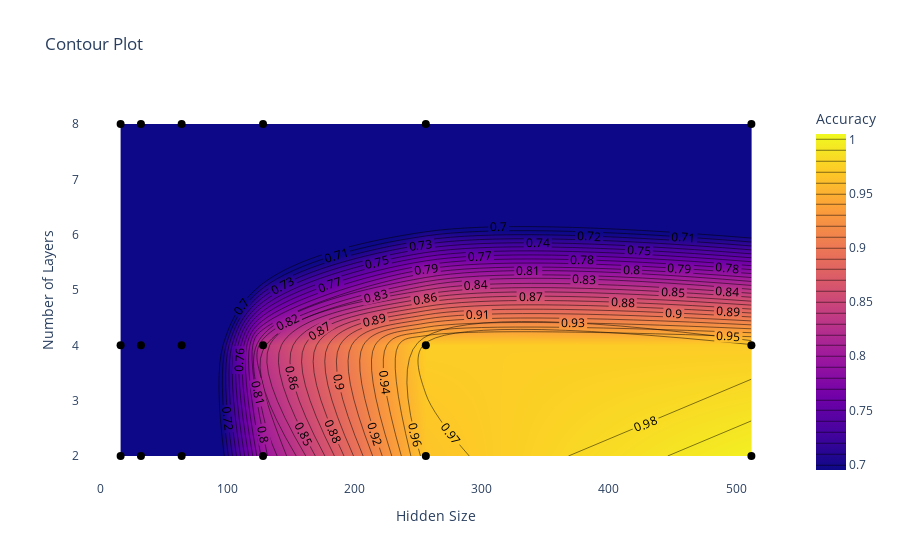

The notebook cell saved with this chart:
### Code cell
grid = analysis.results_df
plot_contour(grid, "config/hidden_size", "config/num_layers", "accuracy", start=0.7)

### Figure 1 — Plotly figure (JSON) as saved in the notebook; plotly's stock layout.template omitted (floating-point values rounded to 4 significant figures)
{"data": [{"colorbar": {"title": {"text": "Accuracy"}}, "colorscale": [[0, "#0d0887"], [0.1111, "#46039f"], [0.2222, "#7201a8"], [0.3333, "#9c179e"], [0.4444, "#bd3786"], [0.5556, "#d8576b"], [0.6667, "#ed7953"], [0.7778, "#fb9f3a"], [0.8889, "#fdca26"], [1, "#f0f921"]], "contours": {"coloring": "heatmap", "end": 1, "showlabels": true, "size": 0.01, "start": 0.7}, "type": "contour", "x": [16, 32, 64, 128, 256, 512, 16, 32, 64, 128, 256, 512, 16, 32, 64, 128, 256, 512], "y": [2, 2, 2, 2, 2, 2, 4, 4, 4, 4, 4, 4, 8, 8, 8, 8, 8, 8], "z": [0.2047, 0.3562, 0.5953, 0.7953, 0.9656, 0.9984, 0.2781, 0.3297, 0.5609, 0.8344, 0.9734, 0.9719, 0.2641, 0.2, 0.3594, 0.3547, 0.4406, 0.4109]}, {"customdata": [0.2047, 0.3562, 0.5953, 0.7953, 0.9656, 0.9984, 0.2781, 0.3297, 0.5609, 0.8344, 0.9734, 0.9719, 0.2641, 0.2, 0.3594, 0.3547, 0.4406, 0.4109], "hovertemplate": "Hidden Size: %{x}<br>Number of Layers: %{y}<br>Accuracy: %{customdata:.4f}<extra></extra>", "marker": {"color": "black", "size": 8, "symbol": "circle"}, "mode": "markers", "name": "Data Points", "type": "scatter", "x": [16, 32, 64, 128, 256, 512, 16, 32, 64, 128, 256, 512, 16, 32, 64, 128, 256, 512], "y": [2, 2, 2, 2, 2, 2, 4, 4, 4, 4, 4, 4, 8, 8, 8, 8, 8, 8]}], "layout": {"autosize": true, "paper_bgcolor": "white", "plot_bgcolor": "white", "title": {"text": "Contour Plot"}, "xaxis": {"autorange": true, "range": [-17.63, 545.6], "showgrid": false, "title": {"text": "Hidden Size"}, "type": "linear"}, "yaxis": {"autorange": true, "range": [1.447, 8.553], "showgrid": false, "title": {"text": "Number of Layers"}, "type": "linear"}}}
